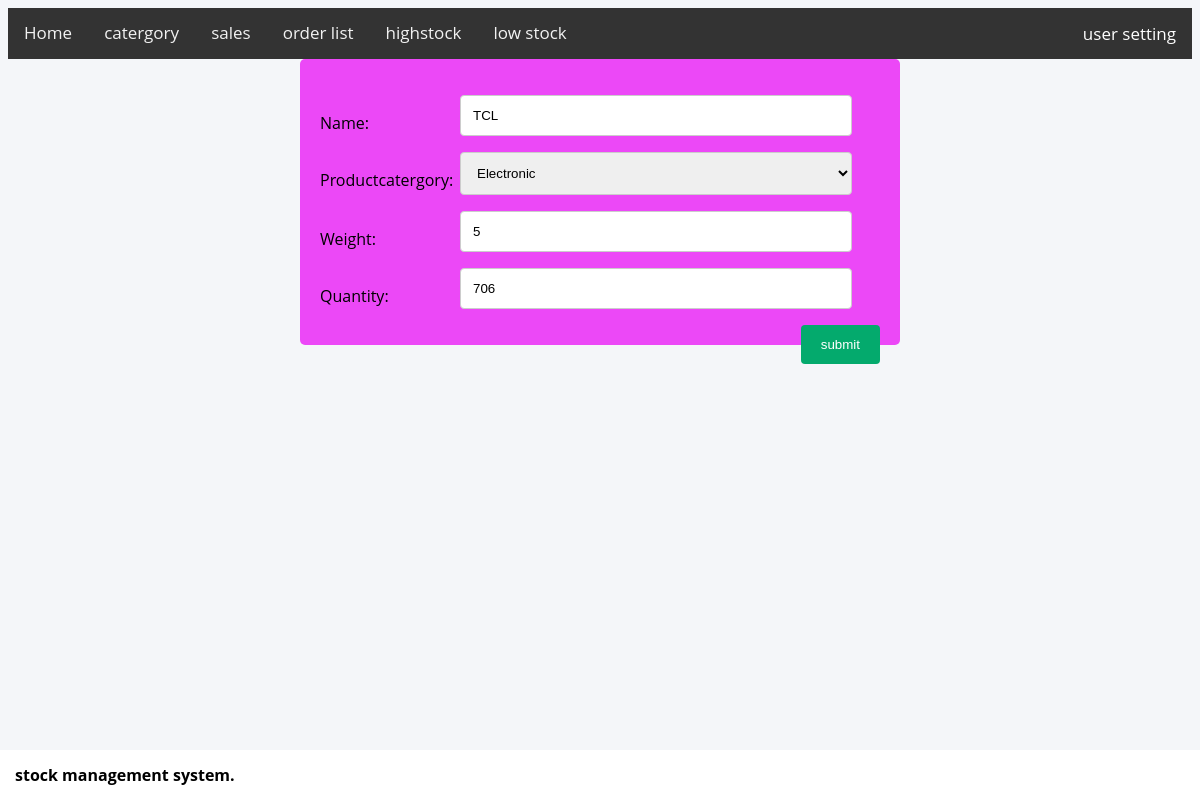
The app's page /ProductUpdate/1/ (signed in), older data.
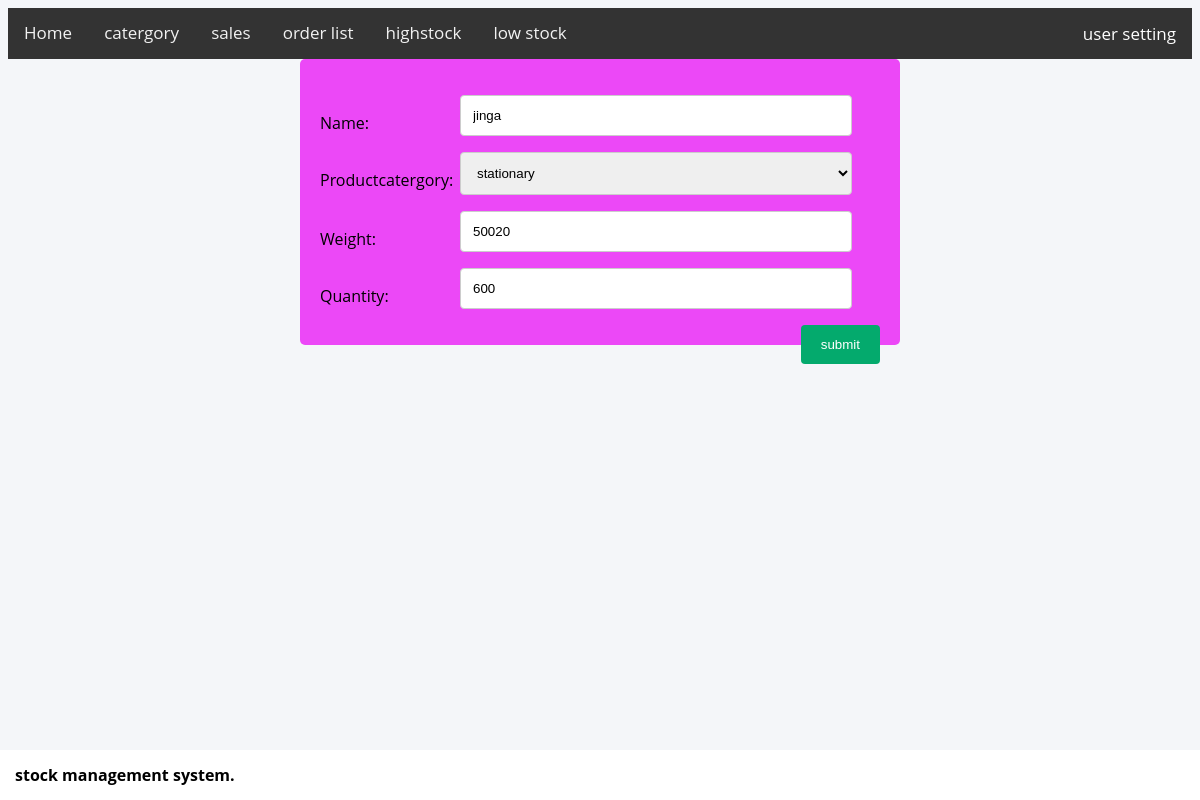
The same page, newer data.
### goodies/models.py (models this page shows, shortened)
class Product(models.Model):
    name = models.CharField(max_length=50)
    productcatergory = models.ForeignKey(Catergory, on_delete=models.CASCADE)
    weight = models.CharField(max_length=50)
    quantity = models.PositiveIntegerField()
    date_created = models.DateTimeField(auto_now_add=True, auto_now=False)
    last_update = models.DateTimeField(auto_now_add=False, auto_now=True)
    objects = models.Manager()
    quantify = QuantityManager()
    lessquantity = LessManager()

class Catergory(models.Model):
    name = models.CharField(max_length=50, unique=True)
    def __str__(self):
        return self.name

### goodies/views.py (the view)
# urls.py: path('ProductUpdate/<int:pk>/', views.ProductUpdate.as_view(), name='ProductUpdate'),
class ProductUpdate(LoginRequiredMixin, UpdateView):
    login_url = '/accounts/login/'
    model = Product
    fields = '__all__'
    success_url = "/"
    template_name = 'goodies/form.html'

### goodies/templates/goodies/form.html (shortened to what this page needs)
{%extends 'goodies/base.html'%}
{%block content%}
<div class="container">
    <form method="post">
        {{form.as_p}}
        <input type="submit" value="submit">
    </form>
</div>
{%endblock%}

Row changes from the older to the newer data that the page shows:
changed Product: name "TCL" → "jinga"; productcatergory "Electronic" → "stationary"; weight "5" → "50020"; quantity "706" → "600"
